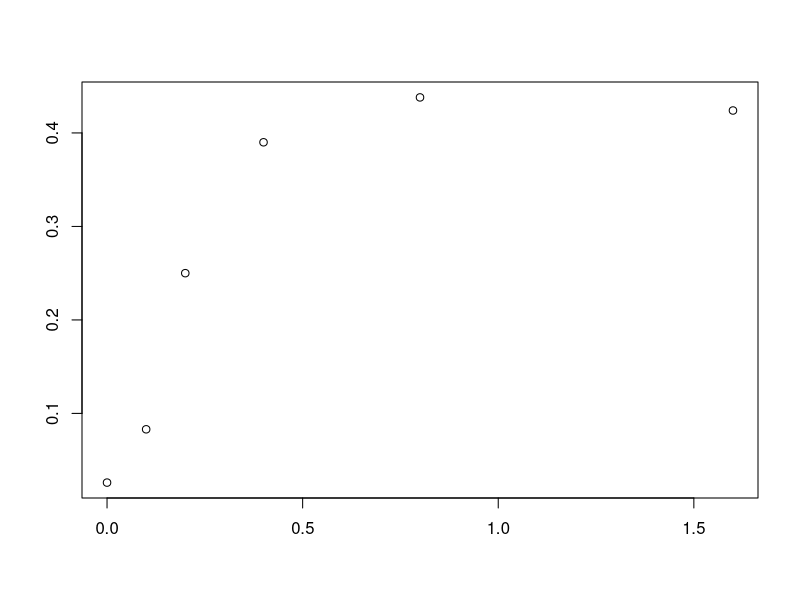
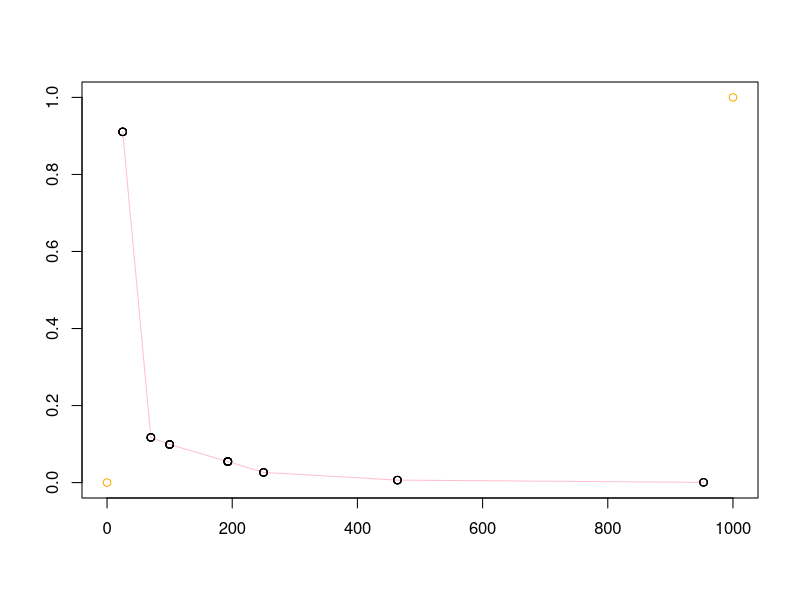
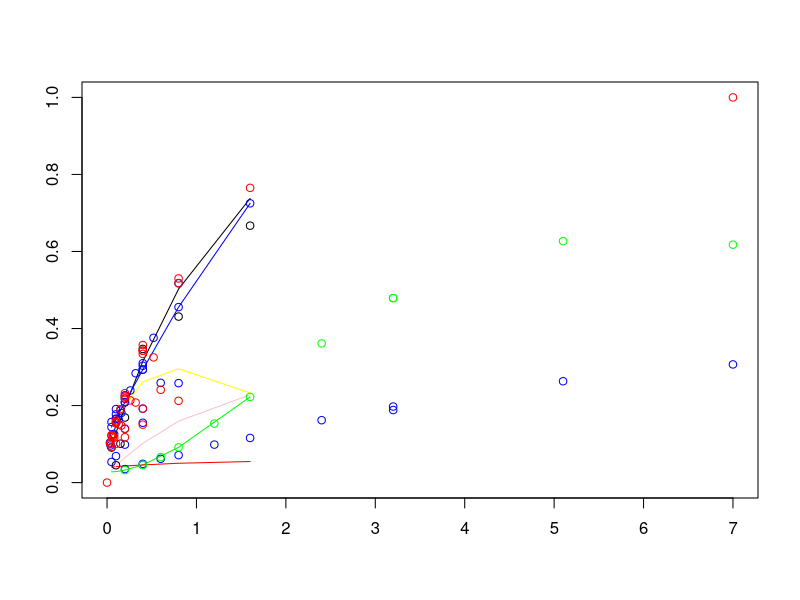

R code for these plots, in order:
#This is free, open-source software under GNU GPLv3. It comes with no warranty. It concerns radiogenic mouse HG tumorigenesis
#Written by Mark Ebert, Edward Huang, and Ray Sachs, summer 2017.
#Relevant references and their abbreviations in commenting this script are the following.
#".93Alp"=Alpen et al. "Tumorigenic potential of high-Z, high-LET charged-particle radiations." Rad Res 136:382-391.(1993)
#".94Alp"=Alpen et al. "Fluence-based relative biological effectiveness for charged particle carcinogenesis in mouse Harderian gland." Adv Space Res 14(10): 573-581. (1994).  
#"16Chang"=Chang et al. "Harderian Gland Tumorigenesis: Low-Dose and LET Response." Radiat Res 185(5): 449-460. (2016).  
#"16Srn"=1.	Siranart et al."Mixed Beam Murine Harderian Gland Tumorigenesis: Predicted Dose-Effect Relationships if neither Synergism nor Antagonism Occurs." Radiat Res 186(6): 577-591. (2016).  
#"17Cuc"=Cucinotta & Cacao. "Non-Targeted Effects Models Predict Significantly Higher Mars Mission Cancer Risk than Targeted Effects Models." Sci Rep 7(1): 1832. (2017).  PMC5431989

## NOTE FROM EDWARD ##
# To handle the error message: Error in nlsModel(formula, mf, start, wts) : 
#                              singular gradient matrix at initial parameter estimates
#                              Called from: nlsModel(formula, mf, start, wts)  
# 1. change algorithm argument in the nls() call
# 2. if changing algorithms fail, write out least-square function and call optim() on it
#    optim() brute forces a numerical approximation on it

##Note from Mark
#plotted the ratio of the terms in eq. 8 vs. L 
#look at line 95-99 and 152-160


rm(list=ls())
dfr=data.frame( #data used in 16Chang  
  Dose=c(0.2,0.4,0.6,1.2,2.4,3.2,5.1,7,0.05,0.1,0.15,0.2,0.4,0.8,1.6,0.05,0.1,0.2,0.4,0,0.1,0.2,0.4,0.8,1.6,0.4,0.8,1.6,3.2,0.05,0.1,0.2,0.4,0.8,0.1,0.2,0.4,0.8,0.1,0.2,0.4,0.04,0.08,0.16,0.32,0.033,0.066,0.13,0.26,0.52,.2, .4, .6),
  HG=c(0.091,0.045,0.101,0.169,0.347,0.431,0.667,0.623,0.156,0.215,0.232,0.307,0.325,0.554,0.649,0.123,0.145,0.207,0.31,0.026,0.083,0.25,0.39,0.438,0.424,0.093,0.195,0.302,0.292,0.109,0.054,0.066,0.128,0.286,0.183,0.167,0.396,0.536,0.192,0.234,0.317,0.092,0.131,0.124,0.297,0.082,0.088,0.146,0.236,0.371,.154,.132,.333),#HG prevalence as defined in 16Chang
  NWeight=c(520,2048,1145,584,313,232,293,221,1162,877,455,409,374,223,320,742,661,347,131,6081,1091,251,244,191,131,645,255,199,111,649,378,973,833,201,468,381,197,109,496,257,185,1902,1063,884,350,1767,1408,874,299,261,322,206,67),
  #nominal weight for weighted least squaresregression; see .93Alp. The Lanthanum entries were obtained by measuring the main graph in 17Cuc 
  #index=c(rep(1,8),rep(0,17), rep(1,4),  rep(0,24)),#index=0 for Z>3 ions, 1 otherwise. But now no longer needed.
  L=c(rep(1.6,8),rep(193,7),rep(250,4),rep(195,6),rep(0.4,4),rep(25,5),rep(464,4),rep(193,3),rep(70,4),rep(100,5),rep(953,3)), ##L=LET=LET_infinity=stopping power
  Z=c(rep(2,8),rep(26,17),rep(1,4),rep(10,5),rep(43,4),rep(26,3),rep(14,4),rep(22,5),rep(57,3)),#proton #, e.g. 2 for 2He4
  Zeff=c(rep("TBD",53)),# effective ion charge according to the formula of W.H Barkas. Zeff <= Z. Calculated below
  beta=c(rep("TBD",53)),# ion speed, relative to speed of light, calculated below
  MeVperu=c(rep(228,8),rep(600,7),rep(300,4),rep(600,6),rep(250,4),rep(670,5),rep(600,4),rep(600,3),rep(260,4),rep(1000,5),rep(593,3)),#Kinetic energy in MeV, divided by atomic mass, e.g. divided by 4u=4x931.5 MeV/c^2 for 2He4
  Katz=c(rep("TBD",53)),#for fully ionized nuclei, Katz's Z^2/beta^2, Calculated below. It is part of the Bethe Barkas Bloch equation for stopping power. Our calculations don't use Katz, but various similar calculations do.
  ion=c(rep("He4",8),rep("Fe56",17),rep("p",4),rep("Ne20",5),rep("Nb93",4),rep("Fe56",3),rep("Si28",4),rep("Ti48",5),rep("La139",3)),
  comments=c(".93AlpLooksOK",rep("",7),".93AlplooksOK",rep('',11),".93Alp.no.iso", "not in 17Cuc (or 16Chang?)",rep("",3),"16Chang all OK?",rep('',24),".94Alp","From graphs",'e.g. in 17Cuc')) 
Y=0.001*dfr[,"MeVperu"]# convert to GeV/u for convenience in a calculation
dfr[,"Katz"]=round((dfr[,"Z"])^2*(2.57*Y^2+4.781*Y+2.233)/(2.57*Y^2+4.781*Y),2)#special relativistic calculation of Z^2/beta^2. The numerics include conversion from GeV to joules and from u to kg.
dfr[,"beta"]=round(dfr[,"Z"]*sqrt(1/dfr[,"Katz"]),3)#i.e. Z*sqrt(beta^2/Z^2)
dfr[,"Zeff"]=round(dfr[,"Z"]*(1-exp(-125*dfr[,"Z"]^(-2.0/3))),2)#Barkas formula for Zeff; for us Zeff is almost Z

### Data for HG induced by photons from Cs-137 or Co-60 beta decay; from 16Chang
ddd=data.frame(
  Dose=c(0, 0.4, 0.8, 1.6, 3.2, 7, 0, .4, .8, .12, 1.6),
  HG=c(.026, .048, .093, .137, .322, .462, .0497, .054, .067, .128, .202),
  NWeight=c(6081.2, 4989.5, 1896.8, 981.1, 522.2, 205.2, 7474.1, 2877.6, 1423.7, 689.9, 514.9),
  Nucleus=c(rep("Cobalt-60", 6), rep("Cesium-137", 5)),
  Comments=c(rep("TBD", 11))
)
LL=ddd[,"Dose"]
HG=ddd[,"HG"]
WT=ddd[,"NWeight"]
QQ=LL^2
LQ=lm(HG~LL+QQ)#,weights=WT)
summary(LQ, correlation=T)

### temporary chunk to enable visual tests of dfr
aa=20;bb=25# checking dfr for individual ions against graphs in .93Alp, 16Chang, and the new paper 17Cuc
plot(dfr[aa:bb,"Dose"],dfr[aa:bb,"HG"], ann='F') #example for checking dfr
####
dfra=dfr[c(1:19,26:53),] ##removes the zero dose case and the no isograft data
############  HERE OUR NEW HZE MODEL; works well. Uses 3 adjustable parameters  ################ 
dfrHZE=subset(dfra,Z>3) #look only at HZE not at much lower LET ions. #In next line phi controls how fast NTE build up from zero; not really needed during calibration since 150*phi*Dose/L>>1 at every observed Dose !=0. phi needed for later synergy calculations
phi=3e3 # Even larger phi should give the same final results, but might cause extra problems with R.
HZEm=nls(HG~.0275+(1-exp(-0.01*(aa1*L*Dose*exp(-aa2*L)+(1-exp(-150*phi*Dose/L))*kk1))),data=dfrHZE, weights=NWeight, trace=TRUE, start=list(aa1=.9,aa2=.01, kk1=0.048))#calibrating parameters; 
summary(HZEm,correlation=T)#; vcov(HZEm)# parameter values & accuracy; variance-covariance matrix
HZEc=coef(HZEm)#calibrated central values of the 3 parameters.  Next is the IDER, =0 at dose 0
HZEC=function(Dose,L) 1-exp(-0.01*(HZEc[1]*L*Dose*exp(-HZEc[2]*L)+(1-exp(-150*phi*Dose/L))*HZEc[3]))#Calibrated IDER

###me trying to replicate cuc model
##sig0 guess tweaked a little
#if sig0 set to 66.69 (probable value based on cucinotta), I get error message
# :step factor 0.000488281 reduced below 'minFactor' of 0.000976562
# this may have some mistakes

#also removed factor of (1-exp(-N_Bys)) from the NTE term to simplify it

P=function(Katz) (1-exp(-Katz/750))^3
Ps=function(Katz) (1-exp(-Katz/598))^3


cucIDERm=nls(HG~1-exp(-((.0268+
                        (6.24*Dose*sig0*((1-exp(-Katz/Kappa))^3)/L)
                      +(.0929*Dose-.0045*Dose*Dose)*(1-(1-exp(-Katz/Kappa))^3)
                       +n0*L*exp(-1*n1*L))
                      *(1-(1-exp(-1/(1-(1-exp(-Katz/KappaS))^3)))^3)*exp(-sig0s*((1-exp(-Katz/KappaS))^3)*6.24*Dose/L))),
             data=dfra, weights=NWeight,trace=TRUE, 
             start=c(sig0=100, n0=0.00048, n1=0.00281, sig0s=16.44, KappaS=598, Kappa=750))
summary(cucIDERm, correlation = T);
keek=coef(cucIDERm)


ayy=function(Dose, Katz, L) 1-exp(-((.0268+(6.24*Dose*keek[1]*((1-exp(-Katz/keek[6]))^3)/L)
   +(.0929*Dose-.0045*Dose*Dose)*(1-(1-exp(-Katz/keek[6]))^3)
   +keek[2]*L*exp(-1*keek[3]*L))
  *(1-(1-exp(-1/(1-(1-exp(-Katz/keek[5]))^3)))^3)*exp(-keek[4]*((1-exp(-Katz/keek[5]))^3)*6.24*Dose/L)))


ayy1=function(Dose, Katz, L) 1-exp(-((.0268+(6.24*Dose*66.69*((1-exp(-Katz/750))^3)/L)
                                     +(.0929*Dose-.0045*Dose*Dose)*(1-(1-exp(-Katz/750))^3)
                                     +.00048*L*exp(-1*.00281*L))
                                    *(1-(1-exp(-Dose/2.6)^3))))


ayy2=function(Dose, Katz, L) 1-exp(-((.0268+(6.24*Dose*66.69*((1-exp(-Katz/750))^3)/L)
                                      +(.0929*Dose-.0045*Dose^2)*(1-(1-exp(-Katz/750))^3)
                                      +.00048*L*exp(-1*.00281*L))
                                     *(1-(1-exp(-1/(1-(1-exp(-Katz/598))^3)))^3)*exp(-16.44*((1-exp(-Katz/598))^3)*6.24*Dose/L)))

ayy3=function(Dose, Katz, L) 1-exp(-((.0268+(.0929*Dose-(.0045*Dose^2)
                                            +.00048*L*exp(-1*.00281*L))
                                     *(1-(1-exp(-1/(1-(1-exp(-Katz/598))^3)))^3)*exp(-16.44*((1-exp(-Katz/598))^3)*6.24*Dose/L))))
##end trying to model cuc

###sensitivity of alpha_gamma stuff
hurdur=function(Dose, L, Katz)  (.0929*(1-((1-exp(-Katz/750))^3))*L)/(6.24*66.69*((1-exp(-Katz/750))^3))

###


###########Looks good up to here; next need Z<3 model. Have good one; still looking if there is a better one
dfrL=subset(dfra,Z<=3)#for Light ions
L.m=nls(HG~.0275+bet*Dose^2*exp(-lam*Dose),data=dfrL,weights=NWeight,start=list(bet=5,lam=.2))
summary(L.m)
L.c=coef(L.m)#calibrated central values of the 2 parameters
L.C=function(Dose,L) L.c[1]*Dose^2*exp(-L.c[2]*Dose)

# HHs=function(Dose,L,index){                 #Calculate slopes fpr later use in calculating I(d)
#   0.01*((1-index)*cc[1]*L*exp(-cc[2]*L)+index*cc[3]*(2*Dose-cc[4]*Dose^2)*exp(-cc[4]*Dose)+
#           exp(-150*phi*Dose/L)*(1-index)*cc[5]*150*phi/L)
#   }
# #Next is just a check that the derivative behaves the way it should.
# L=1.400;index=1; Dose=0.01*1:1000# or, e.g. L=100; index=0; Dose=0.01*1:300 for a heavy ion
# L=100; index=0; Dose=0.01*1:300
# HHv=HH(Dose,L,index)
# HHv2=c(0,HHv[1:(length(Dose)-1)])
# DDer=(HHv-HHv2)
# DDera=HHs(Dose-.005,L,index)
# tail(DDer); tail(DDera)
# ###### end derivative check. Seems to be fine; we can take this whole bit out pretty soon. The next bit is from Dae.

#We will adapt his use of ode() and uniroot() to our model and our data but all the rest of from Dae is irrelevant to us.
# MIXIDER_function = function(r, L, Z.beta, d = seq(0, 0.2, by = 0.001), eta0 = 1.300771e-04, eta1 = 3.164156e-03, sig0 = 2.481817e+00, kap = 2.565276e+02) {
#   dE=function(yini,State,Pars){
#     eta0 = eta0; eta1 = eta1; sig0 = sig0; kap = kap
#     with(as.list(c(State, Pars)), {
#       P = vector(length = length(L))
#       sig = vector(length = length(L))
#       etaa = vector(length = length(L))
#       u = vector(length = length(L))
#       for (i in 1:length(L)) {
#         P[i] = (1-exp(-Z.beta[i]/kap))^2
#         sig[i] = sig0*P[i] + 0.041/6.24*L[i]*P[i]
#         etaa[i] = eta0*L[i]*exp(-eta1*L[i])
#         u[i] = uniroot(function(d) sig[i]*6.24*d/L[i]*(1-exp(-1024*d/L[i])) + etaa[i]*(1-exp(-10^5*d)) - I, lower = 0, upper = 10, tol = 10^-10)$root
#       }
#       dI = vector(length = length(L))
#       for (i in 1:length(L)) {
#         dI[i] = r[i]*(sig[i]*6.24/L[i]*exp(-1024*u[i]/L[i])*(exp(1024*u[i]/L[i]) + 1024*u[i]/L[i] - 1) + etaa[i]*10^5*exp(-10^5*u[i]))
#       }
#       dI = sum(dI)
#       return(list(c(dI)))
#     })
#   }
#   pars = NULL; yini = c(I= 0); d = d
#   out = ode(yini,times = d, dE, pars, method = "radau")
#   return(out)
#}##### End from Dae 


###plotting the ratio of the addding terms in eq. 8 as y and L as x
plot(c(0,1000), c(0,1), col='orange', ann='F')
#L1=dfrHZE[,"L"]; Dose1=dfrHZE[,"Dose"]; Katz1=dfrHZE[,"Katz"]; HGe1=dfrHZE[,"HG"] 
L3=c(dfrHZE[12:16, "L"], dfrHZE[24:32, "L"],dfrHZE[1:7, "L"], dfrHZE[21:23, "L"],dfrHZE[8:11, "L"],dfrHZE[17:20, "L"],dfrHZE[33:35, "L"])
D1=c(dfrHZE[12:16, "Dose"], dfrHZE[24:32, "Dose"],dfrHZE[1:7, "Dose"], dfrHZE[21:23, "Dose"],dfrHZE[8:11, "Dose"],dfrHZE[17:20, "Dose"],dfrHZE[33:35, "Dose"])
K1=c(dfrHZE[12:16, "Katz"], dfrHZE[24:32, "Katz"],dfrHZE[1:7, "Katz"], dfrHZE[21:23, "Katz"],dfrHZE[8:11, "Katz"],dfrHZE[17:20, "Katz"],dfrHZE[33:35, "Katz"])
lines(L3, hurdur(D1, L3, K1), col='pink')
points(L3, hurdur(D1, L3, K1))
###


#######Next: visual checks to see if our calibration is consistent with 16Chang, .93Alp, .94Alp and 17Cuc
## Put various values in our calibrated model to check with numbers and graphs in these references
#L=1.6; Dose=dfrL[1:8,"Dose"];HGe=dfrL[1:8,"HG"]#He in .93Alp. HGe=experimental HG.
# L=.4; Dose=dfrL[9:12,"Dose"];HGe=dfrL[9:12,"HG"]#same for protons. 
L=193;Dose=dfrHZE[1:7,"Dose"]; HGe=dfr[1:7,"HG"] #same for Fe
#Katz=dfrL[1:8,"Katz"]
# Katz=dfrL[9:12,"Katz"]
Katz=dfrHZE[1:7,"Katz"]
plot(c(0,7),c(0,1),col='red', ann='F')
lines(Dose, HZEC(Dose, L)) #Z>3
lines(Dose,L.C(Dose,L)+.0275, col='green') #Z<3
lines(Dose, ayy3(Dose, Katz, L), col='red')
lines(Dose, ayy2(Dose, Katz, L), col='pink')
lines(Dose, ayy1(Dose, Katz, L), col='yellow')
lines(Dose, ayy(Dose, Katz, L), col='blue')#I may have made an error, as this estimation by cucinotta seems like a major underestimation.
points(Dose,HGe)#looks great for Helium, OK for protons; very good for iron. Mark: run some checks like these
points(dfra$Dose, predict(cucIDERm), col = 'blue')
points(dfrHZE$Dose, predict(HZEm), col = 'red')
points(dfrL$Dose, predict(L.m), col = 'green')
#Call:
# lm(formula = HG ~ LL + QQ)
# 
# Residuals:
#   Min       1Q   Median       3Q      Max 
# -0.04129 -0.02227 -0.01082  0.02043  0.08009 
# 
# Coefficients:
#   Estimate Std. Error t value Pr(>|t|)   
# (Intercept)  0.036825   0.019012   1.937  0.08877 . 
# LL           0.092911   0.021702   4.281  0.00268 **
#   QQ          -0.004479   0.003085  -1.452  0.18462   
# ---
#   Signif. codes:  0 ‘***’ 0.001 ‘**’ 0.01 ‘*’ 0.05 ‘.’ 0.1 ‘ ’ 1
# 
# Residual standard error: 0.04026 on 8 degrees of freedom
# Multiple R-squared:  0.9299,	Adjusted R-squared:  0.9124 
# F-statistic:  53.1 on 2 and 8 DF,  p-value: 2.408e-05
# 
# Correlation of Coefficients:
#   (Intercept) LL   
# LL -0.72            
# QQ  0.61       -0.96